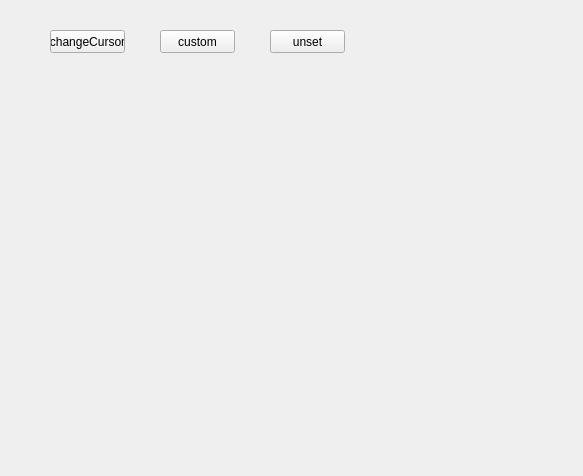
<?xml version="1.0" encoding="UTF-8"?>
<ui version="4.0">
 <class>Widget</class>
 <widget class="QWidget" name="Widget">
  <property name="geometry">
   <rect>
    <x>0</x>
    <y>0</y>
    <width>583</width>
    <height>476</height>
   </rect>
  </property>
  <property name="windowTitle">
   <string>Widget</string>
  </property>
  <widget class="QPushButton" name="pushButton">
   <property name="geometry">
    <rect>
     <x>50</x>
     <y>30</y>
     <width>75</width>
     <height>23</height>
    </rect>
   </property>
   <property name="cursor">
    <cursorShape>CrossCursor</cursorShape>
   </property>
   <property name="text">
    <string>changeCursor</string>
   </property>
  </widget>
  <widget class="QPushButton" name="pushButton_2">
   <property name="geometry">
    <rect>
     <x>160</x>
     <y>30</y>
     <width>75</width>
     <height>23</height>
    </rect>
   </property>
   <property name="text">
    <string>custom</string>
   </property>
  </widget>
  <widget class="QPushButton" name="pushButton_3">
   <property name="geometry">
    <rect>
     <x>270</x>
     <y>30</y>
     <width>75</width>
     <height>23</height>
    </rect>
   </property>
   <property name="text">
    <string>unset</string>
   </property>
  </widget>
 </widget>
 <layoutdefault spacing="6" margin="11"/>
 <resources/>
 <connections/>
</ui>
